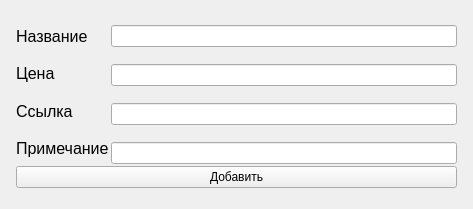
<?xml version="1.0" encoding="UTF-8"?>
<ui version="4.0">
 <class>Form</class>
 <widget class="QWidget" name="Form">
  <property name="geometry">
   <rect>
    <x>0</x>
    <y>0</y>
    <width>473</width>
    <height>209</height>
   </rect>
  </property>
  <property name="windowTitle">
   <string>Form</string>
  </property>
  <layout class="QVBoxLayout" name="verticalLayout_4">
   <item>
    <layout class="QVBoxLayout" name="verticalLayout_3">
     <property name="spacing">
      <number>2</number>
     </property>
     <property name="leftMargin">
      <number>5</number>
     </property>
     <property name="rightMargin">
      <number>5</number>
     </property>
     <item>
      <layout class="QHBoxLayout" name="horizontalLayout">
       <item>
        <layout class="QVBoxLayout" name="verticalLayout">
         <property name="spacing">
          <number>6</number>
         </property>
         <item>
          <widget class="QLabel" name="label">
           <property name="font">
            <font>
             <pointsize>12</pointsize>
            </font>
           </property>
           <property name="text">
            <string>Название</string>
           </property>
          </widget>
         </item>
         <item>
          <widget class="QLabel" name="label_2">
           <property name="font">
            <font>
             <pointsize>12</pointsize>
            </font>
           </property>
           <property name="text">
            <string>Цена</string>
           </property>
          </widget>
         </item>
         <item>
          <widget class="QLabel" name="label_3">
           <property name="font">
            <font>
             <pointsize>12</pointsize>
            </font>
           </property>
           <property name="text">
            <string>Ссылка</string>
           </property>
          </widget>
         </item>
         <item>
          <widget class="QLabel" name="label_4">
           <property name="font">
            <font>
             <pointsize>12</pointsize>
            </font>
           </property>
           <property name="text">
            <string>Примечание</string>
           </property>
          </widget>
         </item>
        </layout>
       </item>
       <item>
        <layout class="QVBoxLayout" name="verticalLayout_2">
         <property name="spacing">
          <number>17</number>
         </property>
         <property name="topMargin">
          <number>5</number>
         </property>
         <property name="bottomMargin">
          <number>0</number>
         </property>
         <item>
          <widget class="QLineEdit" name="name_line"/>
         </item>
         <item>
          <widget class="QLineEdit" name="cost_line"/>
         </item>
         <item>
          <widget class="QLineEdit" name="link_line"/>
         </item>
         <item>
          <widget class="QLineEdit" name="note_line"/>
         </item>
        </layout>
       </item>
      </layout>
     </item>
     <item>
      <widget class="QPushButton" name="add_desires_btn">
       <property name="text">
        <string>Добавить</string>
       </property>
      </widget>
     </item>
    </layout>
   </item>
  </layout>
 </widget>
 <resources/>
 <connections/>
</ui>
